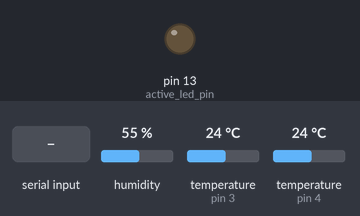
This sketch was run on a simulated Arduino Uno, built with avr-gcc and run on an emulated ATmega328P. Parts: output pins drawn as LEDs (lit = HIGH). Inputs (shaded band) come from the test bench; at power-on: humidity 55 %, temperature (sensors on pin 3, pin 4) 24 °C. What the sketch prints to the serial monitor is not drawn.

Above: at 1.2 s.
1.3 s: "1\n" received over Serial
At 1.9 s:
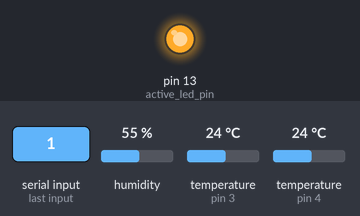
5.8 s: "2\n" received over Serial
At 7.0 s:
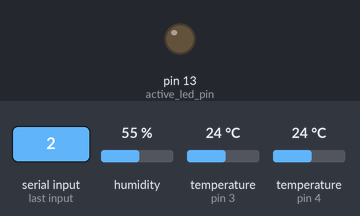
Timing chart, 0 to 8.8 s (numbered marks = the images above; inputs shaded):
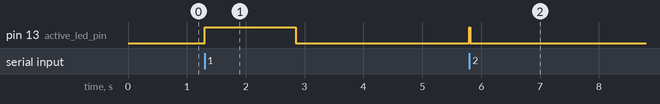

The sketch:

indoor_proto_node.ino
```cpp
#include "DHT.h"
#include <OneWire.h>
#include <DallasTemperature.h>

int NODE_ID = 1;

int DS18B20_pin = 3;
OneWire  oneWire(DS18B20_pin);
DallasTemperature sensors(&oneWire);

int DHT22_pin = 4;
// Initialize DHT sensor for normal 16mhz Arduino
DHT dht(DHT22_pin, DHT22);

int LDR_pin = 5;

int active_led_pin = 13;

int command;

void setup() {
  Serial.begin(115200);
  Serial.setTimeout(10);  // fine tune it with o-scope!
  dht.begin();
  sensors.begin();
  pinMode(active_led_pin, OUTPUT);
  Serial.print("Node: ");
  Serial.print(NODE_ID);
  Serial.println("... setup done!");
  Serial.print("\n>> ");
}

void loop()
{
  // readingSensorsBlink();
  handleSerialCom();
}

// #########################################

void handleSerialCom()
{
  if (Serial.available() > 0)
  {
    command = Serial.parseInt();
//    m_num = Serial.parseInt();
//    par = Serial.parseInt();
//    Serial.print(command);
//    Serial.print(" ");
//    Serial.print(m_num);
//    Serial.print(" ");
//    Serial.println(par);

    switch (command)
    {
      // Get DS15B20 temperature
      case 1:
        led_on();
        Serial.print("DS18B20 temperature ");
        Serial.println(get_ds18b20_temperature());
        Serial.println("OK");
        break;
      // Get DHT22 temperature
      case 2:
        led_on();
        Serial.print("DHT22 temperature ");
        Serial.println(get_DHT22_temperature());
        Serial.println("OK");
        break;
      // Get DHT22 humidity
      case 3:
        led_on();
        Serial.print("DHT22 humidity ");
        Serial.println(get_DHT22_humidity());
        Serial.println("OK");
        break;
      // Get LDR ligh level
      case 4:
        led_on();
        Serial.print("LDR light level ");
        Serial.println(analogRead(LDR_pin));
        Serial.println("OK");
        break;
      case 9:
        led_on();
        Serial.print("Node ID ");
        Serial.println(get_node_id());
        Serial.println("OK");
        break;
      default:
        Serial.println("NOK");
        break;
    }
    led_off();
    Serial.print(">> ");
  }
}

float get_ds18b20_temperature()
{
  sensors.requestTemperatures();
  delay(10);
  sensors.getTempCByIndex(0);
  sensors.requestTemperatures();
  delay(10);
  float temp = sensors.getTempCByIndex(0);
  return temp;

}

float get_DHT22_temperature()
{
  dht.readTemperature();
  delay(10);
  float temp = dht.readTemperature();
  return temp;

}

float get_DHT22_humidity()
{
  dht.readHumidity();
  delay(10);
  float hum = dht.readHumidity();
  return hum;
}

int get_LDR()
{
  analogRead(LDR_pin);
  delay(10);
  int light = analogRead(LDR_pin);
  return light;
}

int get_node_id()
{
  return NODE_ID;
}


// #########################################

void led_on()
{
  digitalWrite(active_led_pin, HIGH);
}

void led_off()
{
  digitalWrite(active_led_pin, LOW);
}
```

Measured:
- after the input at 1.3 s, pin 13 (active_led_pin): LOW → HIGH at once, → LOW 1.5 s later
- after the input at 5.8 s, pin 13 (active_led_pin): LOW → HIGH at once, → LOW 0.02 s later
